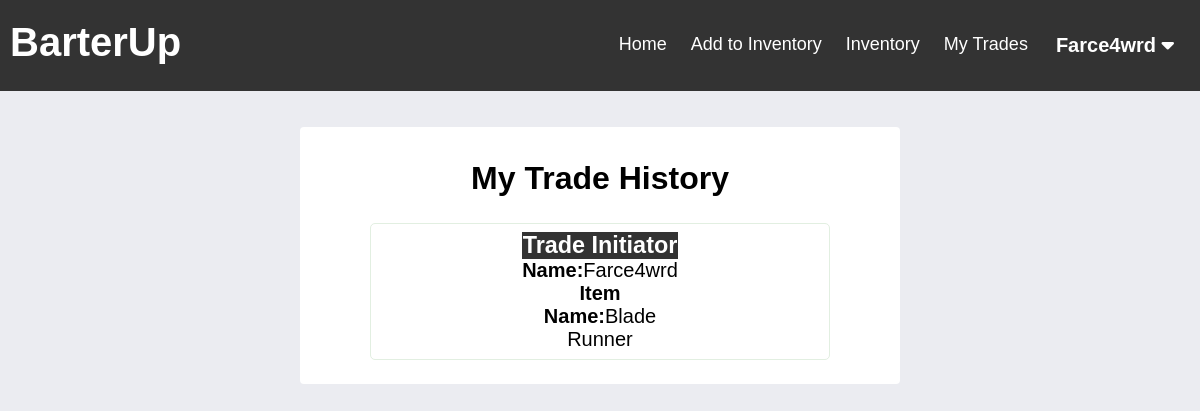
The app's page /BarterUp/tradeHistory.php (signed in) with its own data.
### tables this page shows
CREATE TABLE `user` (
  `user_id` bigint(20) UNSIGNED NOT NULL,
  `username` varchar(45) NOT NULL,
  `password` varchar(45) NOT NULL
);

CREATE TABLE `trade_history` (
  `trade_id` smallint(5) UNSIGNED NOT NULL,
  `item_history_id_initiator` smallint(5) UNSIGNED NOT NULL,
  `item_history_id_tradee` smallint(5) UNSIGNED NOT NULL,
  `user_history_id_initiator` bigint(20) UNSIGNED NOT NULL,
  `user_history_id_tradee` bigint(20) UNSIGNED NOT NULL
);

CREATE TABLE `item` (
  `item_id` smallint(5) UNSIGNED NOT NULL,
  `user_id` bigint(20) UNSIGNED NOT NULL,
  `category_id` bigint(20) UNSIGNED NOT NULL,
  `description` tinytext DEFAULT NULL,
  `item_condition` varchar(45) DEFAULT NULL,
  `item_name` varchar(45) NOT NULL
);

### BarterUp/functions.php (called while the page is built, shortened)
<?php
function check_login($con)
{
	if (isset($_SESSION['user_id'])) {
		$id = $_SESSION['user_id'];
		$query = "select * from user where user_id = '$id' limit 1";
		$result = mysqli_query($con, $query);
		if ($result && mysqli_num_rows($result) > 0) {
			$user_data = mysqli_fetch_assoc($result);
			return $user_data;
		}
	}
	die;
}

### BarterUp/tradeHistory.php (the view, shortened to what this page needs)
<?php
include("config.php");
include("functions.php");
$user_data = check_login($con);
?>
<!DOCTYPE html>
<html lang="en">
<head>
    <link rel="stylesheet" href="./tradeHistory.css?v=<?php echo time(); ?>">
</head>
<body>
    <?php include("./header.php"); ?>
        <div class="wrapper">
        <div class="view_main">
        <div class="page_name">
        <h1>My Trade History</h1>
        </div>
            <?php
        $query = "select * from trade_history";
        $result = mysqli_query($con, $query);
        if ($result && mysqli_num_rows($result) > 0) {
            while ($row = mysqli_fetch_assoc($result)) {
                if($row['user_history_id_initiator'] == $_SESSION['user_id'] || $row['user_history_id_tradee'] == $_SESSION['user_id']){
                    $query1 = "select user.user_id as initiatorId, user.username as initiator, item.item_name as initiator_item
                    FROM trades, user, item
                    where user.user_id =" . $row['user_history_id_initiator'] . "
                    and item.item_id = " . $row['item_history_id_initiator'] . "";
                    $result1 = mysqli_query($con, $query1);
                    if ($result1 && mysqli_num_rows($result1) > 0) {
                        $row1 = mysqli_fetch_assoc($result1);
                        echo '
                        <ul class="list-view">
                            <li class="trader">
                                <h3 class="title">Trade Initiator</h3>
                                <p class="initiator-name"><b>Name:</b>' . $row1['initiator'] . '</p>
                                <p class="initiator-item"><b>Item Name:</b>' . $row1['initiator_item'] . '</p>
                            </li>';
                    }
                }
            }
        }
        ?>
            </div>
        </div>
</body>
</html>

### BarterUp/header.php (shortened to what this page needs)
<!DOCTYPE html>
<html lang="en">
<head>
  <link rel="stylesheet" href="./header.css?v=<?php echo time(); ?>">
</head>
<body>
  <div class="header-right">
    <div class="header">
      <p>BarterUp</p>
    </div>
    <div class="user-drop">
      <button class="user-dropbtn"><?php echo $user_data['username']; ?>
        <i class="fas fa-caret-down"></i>
      </button>
    </div>
    <a href="./myTrades.php">My Trades</a>
    <a href='./inventory.php'>Inventory</a>
    <a href='./addInventory.php'>Add to Inventory</a>
    <a href="./currentTrades.php">Home</a>
  </div>
</body>
</html>

### BarterUp/tradeHistory.css (style rules this page uses)
* { font-family: 'Montserrat', sans-serif; list-style: none; margin: 0; padding: 0; box-sizing: border-box; }
body { background: #ebecf1; }
h1 { text-align: center; }
.wrapper { background: white; width: 50%; text-align: center; margin: 3% auto 3% auto; padding: 1%; border-radius: 4px; }
.page_name { width: 100%; margin: 1% auto 0 auto; background: #fff; padding: 15px; border-radius: 2px; position: relative; }
.list-view { font-size: 20px; width: 80%; margin: 2% auto 2% auto; border: 1px solid #e2efe1; border-radius: 5px; }
.list-view li { display: inline-table; width: 30%; }
.list-view .title { background-color: #333; color: white; }
.list-view .trader, .list-view .tradee { padding: 8px; }

### BarterUp/header.css (style rules this page uses)
.header-right { overflow: hidden; background-color: #333; padding: 20px 10px; }
.header-right a { float: right; color: white; text-align: center; padding: 12px; text-decoration: none; font-size: 18px; line-height: 25px; border-radius: 4px; }
.user-drop { float: right; overflow: hidden; }
.user-drop .user-dropbtn { font-size: 20px; font-weight: 600; border: none; outline: none; color: white; padding: 14px 16px; background-color: inherit; font-family: inherit; margin: 0; }
.header { float: left; color: white; font-size: 40px; font-weight: 600; }

### records on screen
user: username "Farce4wrd"
trade_history: user.username "Farce4wrd", item.item_name "Blade Runner"
